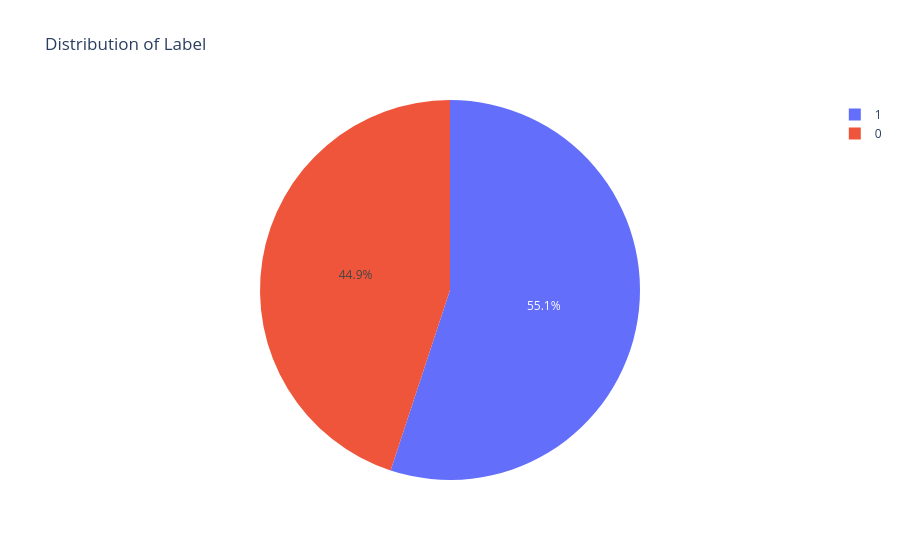

This figure's notebook cell:
### Code cell
# Harmonize attack category spelling if present
if 'attack_cat' in df.columns:
    df['attack_cat'] = df['attack_cat'].apply(lambda x: 'Backdoor' if x == 'Backdoors' else x)

# ---- EDA (safe)
# Pie of labels (binary target 0/1)
if 'label' in df.columns:
    counts = df['label'].value_counts()
    fig = px.pie(values=counts.values, names=counts.index, title='Distribution of Label')
    fig.show()

### Figure 1 — Plotly figure (JSON) as saved in the notebook; plotly's stock layout.template omitted (floating-point values rounded to 4 significant figures)
{"data": [{"domain": {"x": [0, 1], "y": [0, 1]}, "hovertemplate": "label=%{label}<br>value=%{value}<extra></extra>", "labels": [1, 0], "legendgroup": "", "name": "", "showlegend": true, "type": "pie", "values": [45332, 37000]}], "layout": {"legend": {"tracegroupgap": 0}, "title": {"text": "Distribution of Label"}}}
